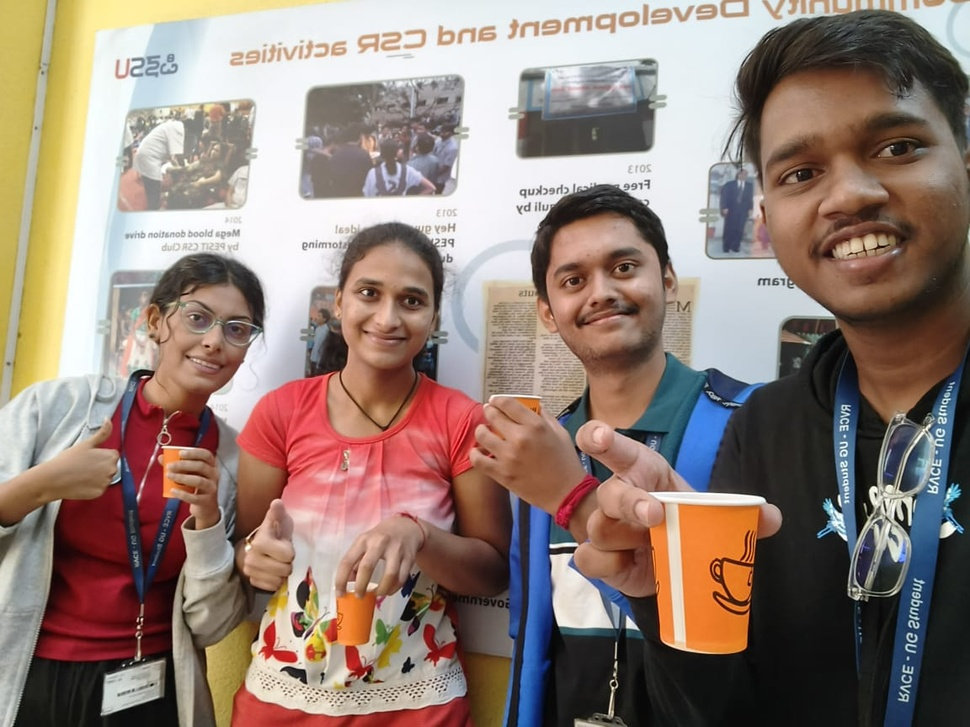
#> input picture testfile.jpg, 970 x 727 px, shrunk from 1152 x 864 before the run, given in place of the camera
$ python camera.py
#> lines starting #> are read from the running program, lines starting #| are printed output that depends on the picture; after the words box and inside, x2 and y2 are one past the last pixel; in counts of white or black regions, pixels touching at a corner belong together
import cv2

# load pretrained OpenCV face detector
face_cascade = cv2.CascadeClassifier(cv2.data.haarcascades +
                                     'haarcascade_frontalface_default.xml')

# open webcam (0 = default camera)
cap = cv2.VideoCapture(0)

if not cap.isOpened():
    print("Error: Cannot open webcam.")
    exit()

print("Press 'b' to toggle blur, 'q' to quit.")
blur_on = True

while True:
    ret, frame = cap.read()
#> frame is the input picture: shape (727, 970, 3); mean B, G, R 118.1, 127.5, 146.2
    if not ret:
        print("No frame captured.")
        break

    gray = cv2.cvtColor(frame, cv2.COLOR_BGR2GRAY)
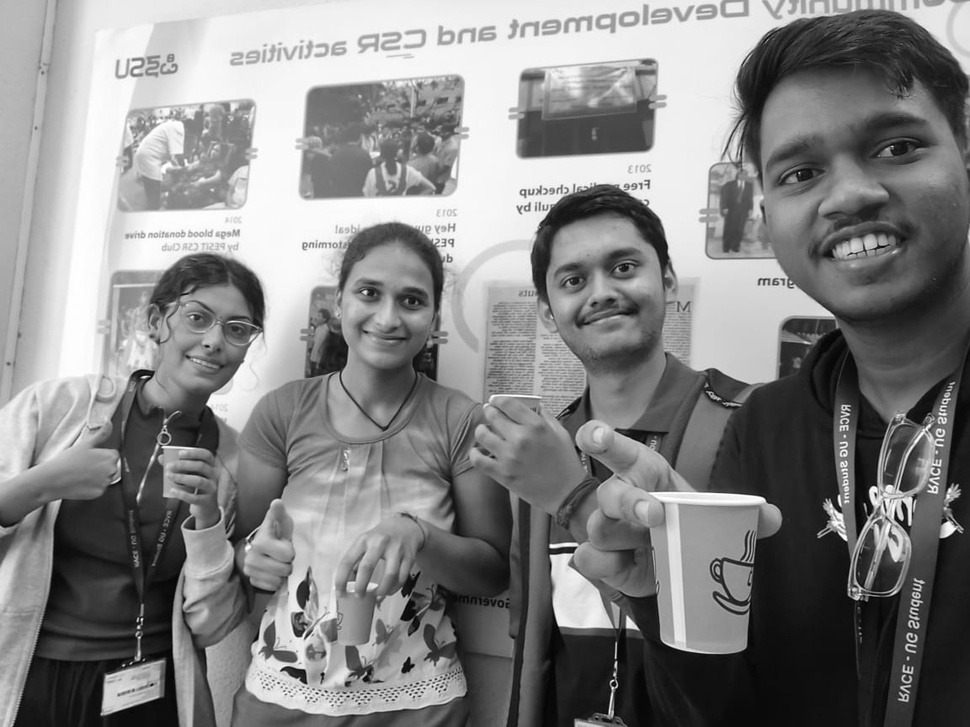
#> gray: shape (727, 970); min 1, max 255, mean 132
    faces = face_cascade.detectMultiScale(gray, 1.1, 5)
#> faces = [[164, 283, 104, 104], [328, 249, 125, 125], [529, 214, 145, 145], [726, 63, 235, 235]]

    for (x, y, w, h) in faces:
        if blur_on:  # apply Gaussian blur to each face region
            roi = frame[y:y+h, x:x+w]
            blur = cv2.GaussianBlur(roi, (99, 99), 30)
            frame[y:y+h, x:x+w] = blur
        color = (0, 0, 255) if blur_on else (0, 255, 0)
        cv2.rectangle(frame, (x, y), (x+w, y+h), color, 2)
#> this loop made 4 passes
#> pass 1, `roi = frame[y:y+h, x:x+w]`:
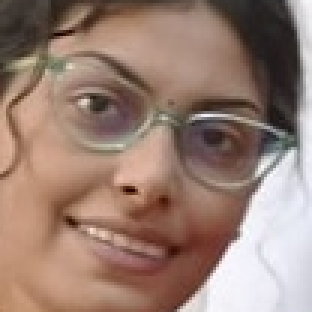
#> roi: shape (104, 104, 3) (shown 3 times larger); mean B, G, R 115.2, 127.3, 153.4
#> pass 1, `blur = cv2.GaussianBlur(roi, (99, 99), 30)`:
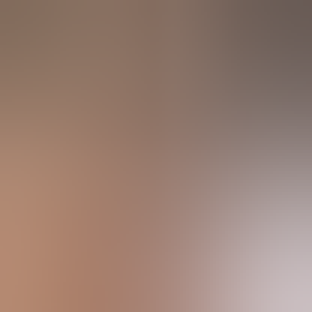
#> blur: shape (104, 104, 3) (shown 3 times larger); mean B, G, R 114.9, 127, 153.2
#> pass 2, `roi = frame[y:y+h, x:x+w]`:
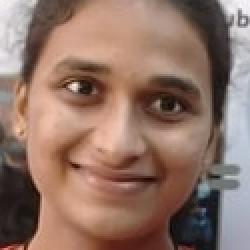
#> roi: shape (125, 125, 3) (shown 2 times larger); mean B, G, R 102.5, 115.2, 144.4
#> pass 2, `blur = cv2.GaussianBlur(roi, (99, 99), 30)`:
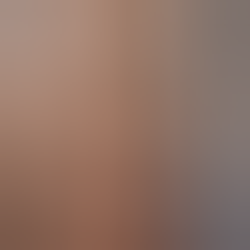
#> blur: shape (125, 125, 3) (shown 2 times larger); mean B, G, R 102.1, 115, 144.2
#> after the loop:
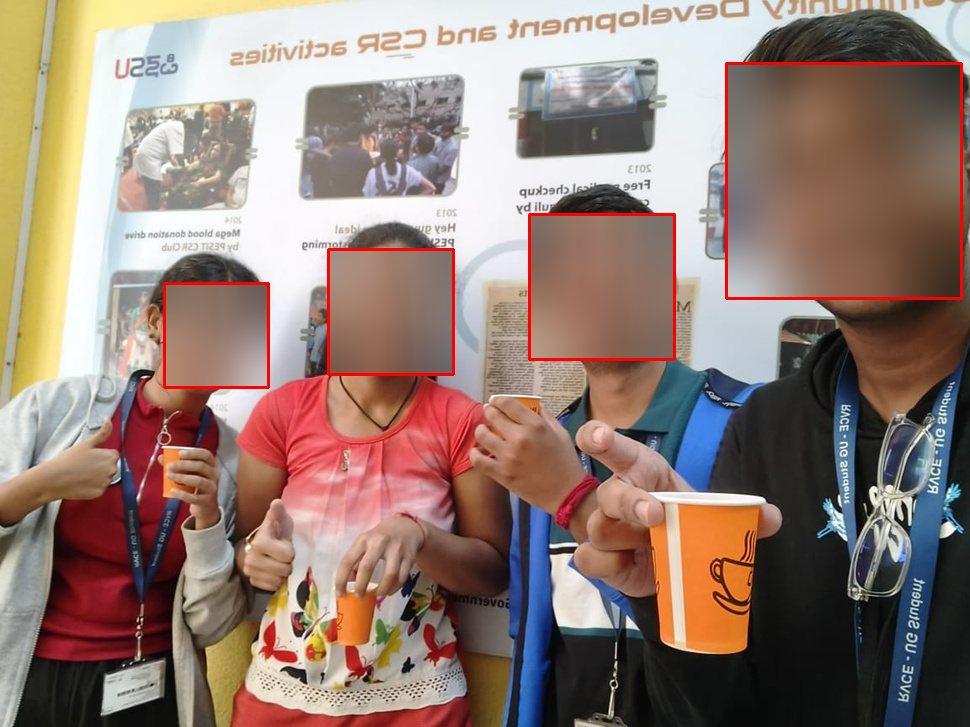
#> frame: shape (727, 970, 3); 15.08% of pixels changed, all inside (x1, y1, x2, y2) = (163, 62, 963, 389)
#> after the loop:
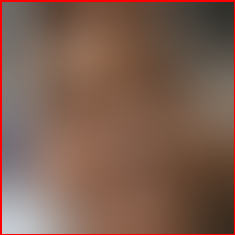
#> roi: shape (235, 235, 3); mean B, G, R 79.6, 94.1, 125

    cv2.imshow("Live Face Blur", frame)
    key = cv2.waitKey(1) & 0xFF
#> (key q is pressed here)

    if key == ord('b'):  # toggle blur
        blur_on = not blur_on
        print(f"Blur {'ON' if blur_on else 'OFF'}")
    elif key == ord('q'):  # quit
        break

cap.release()
cv2.destroyAllWindows()
